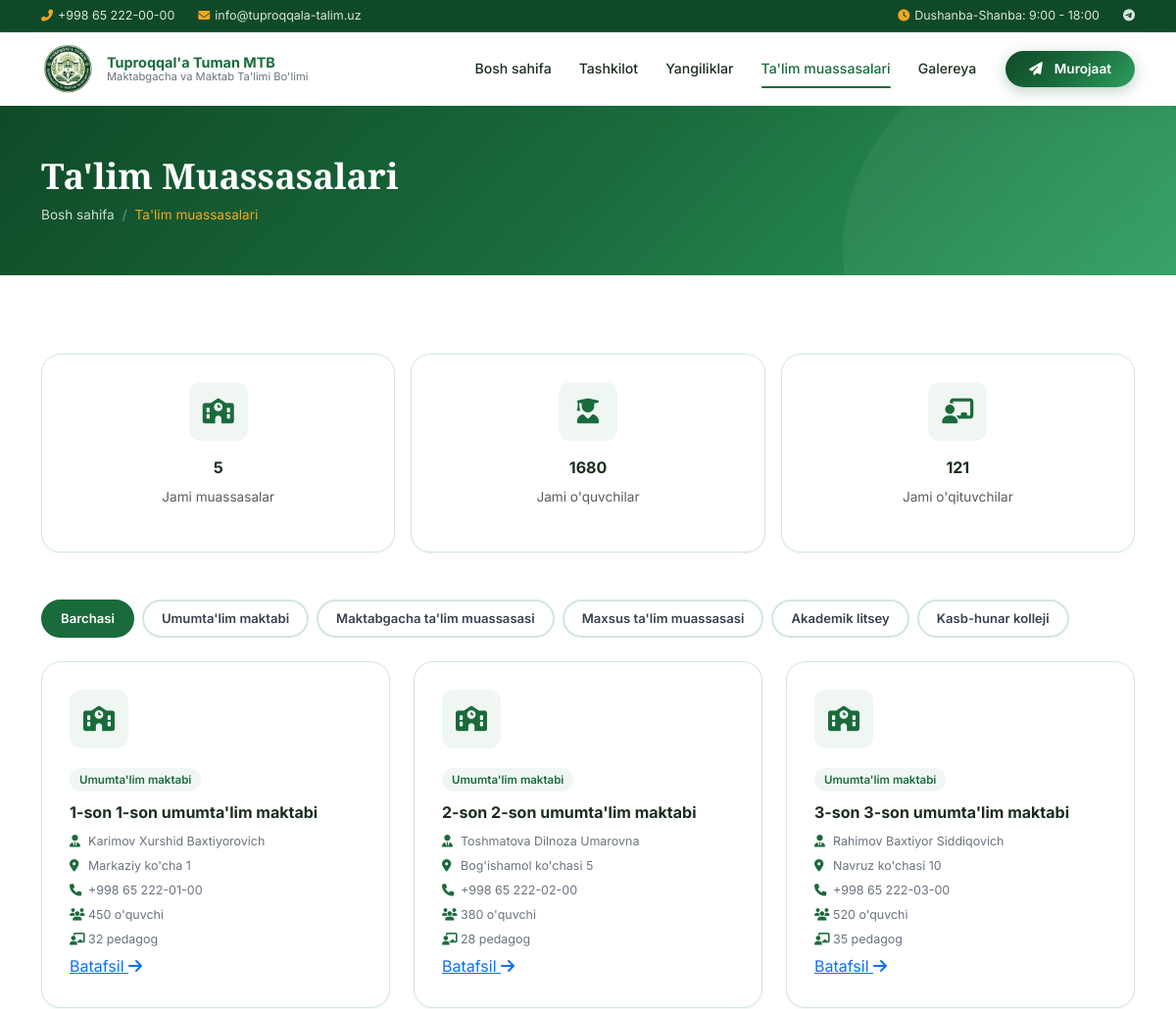
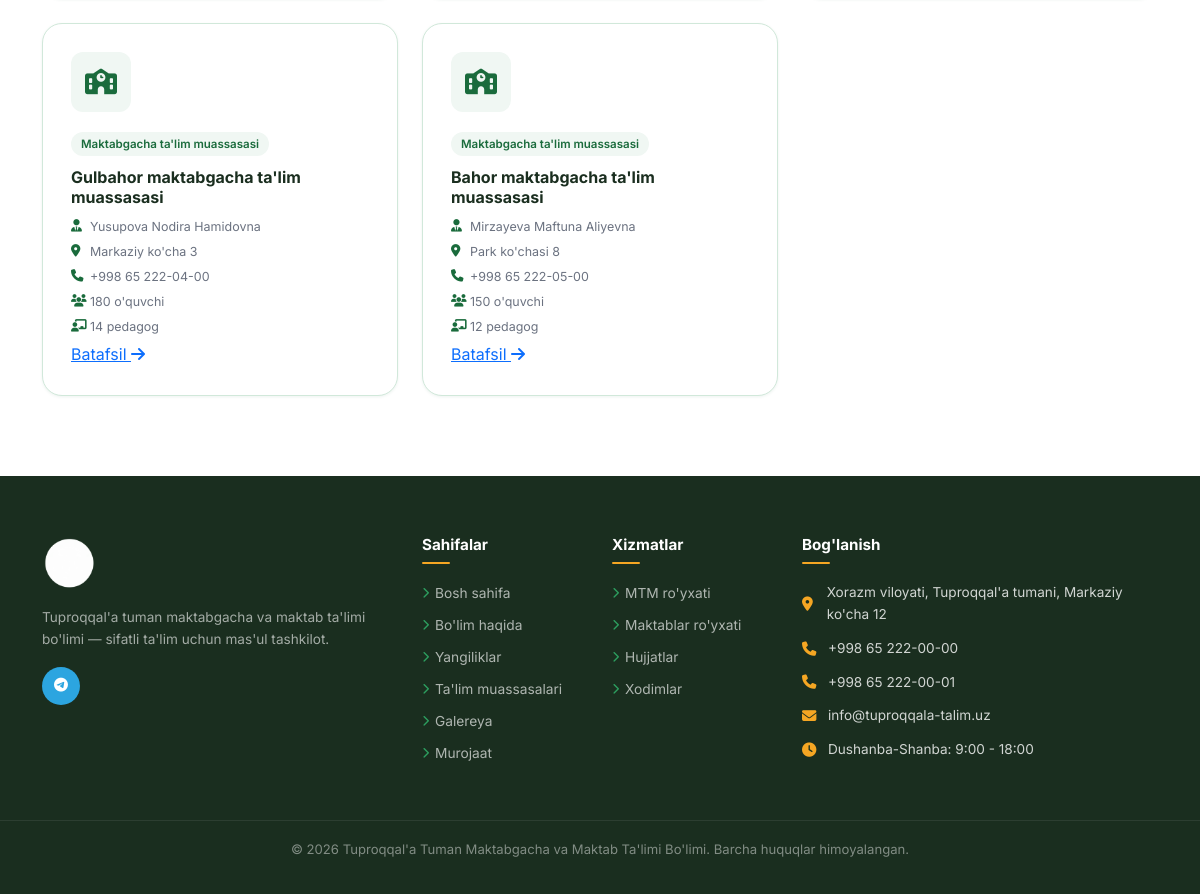
Page /maktablar/ on the committed database (2 pictures, top to bottom).
### main/models.py (models this page shows, shortened)
class SiteSettings(models.Model):
    organization_name = models.CharField("Tashkilot nomi", max_length=200, default="Tuproqqal'a Tuman MTB")
    organization_full_name = models.CharField("To'liq nomi", max_length=500, default="Tuproqqal'a Tuman Maktabgacha va Maktab Ta\'limi Bo\'limi")
    address = models.CharField("Manzil", max_length=300, default="Qashqadaryo viloyati, Tuproqqal'a tumani")
    phone = models.CharField("Telefon", max_length=20, default="+998 65 000-00-00")
    phone2 = models.CharField("Telefon 2", max_length=20, blank=True)
    email = models.EmailField("Email", default="info@tuproqqala-talim.uz")
    working_hours = models.CharField("Ish vaqti", max_length=100, default="Dushanba-Juma: 9:00 - 18:00")
    about_text = RichTextField("Haqida ma'lumot", blank=True)
    telegram = models.URLField("Telegram", blank=True)
    facebook = models.URLField("Facebook", blank=True)
    instagram = models.URLField("Instagram", blank=True)
    youtube = models.URLField("YouTube", blank=True)
    class Meta:
        verbose_name = "Sayt sozlamalari"
        verbose_name_plural = "Sayt sozlamalari"

### schools/models.py (models this page shows, shortened)
class School(models.Model):
    TYPE_CHOICES = [
        ('maktab', 'Umumta\'lim maktabi'),
        ('maktabgacha', 'Maktabgacha ta\'lim muassasasi'),
        ('maxsus', 'Maxsus ta\'lim muassasasi'),
        ('litsey', 'Akademik litsey'),
        ('kasb', 'Kasb-hunar kolleji'),
    ]
    name = models.CharField("Maktab nomi", max_length=300)
    school_type = models.CharField("Turi", max_length=30, choices=TYPE_CHOICES, default='maktab')
    number = models.CharField("Tartib raqami", max_length=20, blank=True)
    address = models.CharField("Manzil", max_length=300)
    phone = models.CharField("Telefon", max_length=50, blank=True)
    email = models.EmailField("Email", blank=True)
    director_name = models.CharField("Direktor F.I.Sh.", max_length=200, blank=True)
    director_phone = models.CharField("Direktor telefoni", max_length=50, blank=True)
    student_count = models.PositiveIntegerField("O'quvchilar soni", default=0)
    teacher_count = models.PositiveIntegerField("O'qituvchilar soni", default=0)
    image = models.ImageField("Rasm", upload_to='schools/', blank=True, null=True)
    description = RichTextUploadingField("Tavsif", blank=True)
    founded_year = models.PositiveIntegerField("Ta'sis yili", blank=True, null=True)
    is_active = models.BooleanField("Faol", default=True)
    created_at = models.DateTimeField(auto_now_add=True)
    class Meta:
        verbose_name = "Ta'lim muassasasi"
        verbose_name_plural = "Ta'lim muassasalari"
        ordering = ['school_type', 'number']
    def get_absolute_url(self):
        from django.urls import reverse
        return reverse('schools:detail', kwargs={'pk': self.pk})

### schools/views.py (the view)
# urls.py: path('', views.school_list, name='list'),
def school_list(request):
    school_type = request.GET.get('type', '')
    qs = School.objects.filter(is_active=True)
    if school_type:
        qs = qs.filter(school_type=school_type)
    context = {
        'settings': SiteSettings.objects.first(),
        'schools': qs,
        'selected_type': school_type,
        'type_choices': School.TYPE_CHOICES,
        'total_students': sum(s.student_count for s in School.objects.filter(is_active=True)),
        'total_teachers': sum(s.teacher_count for s in School.objects.filter(is_active=True)),
    }
    return render(request, 'schools/list.html', context)

### templates/schools/list.html (shortened to what this page needs)
{% extends 'base.html' %}
{% load static %}
{% block content %}
<div class="page-header">
    <div class="container">
        <h1 data-aos="fade-up">Ta'lim Muassasalari</h1>
        <nav aria-label="breadcrumb" data-aos="fade-up" data-aos-delay="100">
            <ol class="breadcrumb mt-2">
                <li class="breadcrumb-item"><a href="{% url 'main:index' %}">Bosh sahifa</a></li>
                <li class="breadcrumb-item active">Ta'lim muassasalari</li>
            </ol>
        </nav>
    </div>
</div>
<section class="section section-white">
    <div class="container">
        <div class="row g-3 mb-5">
            <div class="col-md-4" data-aos="fade-up">
                <div class="school-card text-center">
                    <div class="school-icon mx-auto"><i class="fas fa-school"></i></div>
                    <h5>{{ schools|length }}</h5>
                    <p class="text-muted" style="font-size:0.85rem;">Jami muassasalar</p>
                </div>
            </div>
            <div class="col-md-4" data-aos="fade-up" data-aos-delay="100">
                <div class="school-card text-center">
                    <div class="school-icon mx-auto"><i class="fas fa-user-graduate"></i></div>
                    <h5>{{ total_students|default:"0" }}</h5>
                    <p class="text-muted" style="font-size:0.85rem;">Jami o'quvchilar</p>
                </div>
            </div>
            <div class="col-md-4" data-aos="fade-up" data-aos-delay="200">
                <div class="school-card text-center">
                    <div class="school-icon mx-auto"><i class="fas fa-chalkboard-teacher"></i></div>
                    <h5>{{ total_teachers|default:"0" }}</h5>
                    <p class="text-muted" style="font-size:0.85rem;">Jami o'qituvchilar</p>
                </div>
            </div>
        </div>
        <div class="d-flex flex-wrap gap-2 mb-4" data-aos="fade-up">
            <a href="{% url 'schools:list' %}"
                class="filter-tag {% if not selected_type %}active{% endif %}">Barchasi</a>
            {% for val, name in type_choices %}
            <a href="?type={{ val }}" class="filter-tag {% if selected_type == val %}active{% endif %}">{{ name }}</a>
            {% endfor %}
        </div>
        <div class="row g-4">
            {% if schools %}
            {% for school in schools %}
            <div class="col-md-6 col-lg-4" data-aos="fade-up" data-aos-delay="{{ forloop.counter0 }}0">
                <div class="school-card h-100">
                    {% if school.image %}
                    <img src="{{ school.image.url }}" alt="{{ school.name }}" class="img-fluid rounded-2 mb-3"
                        style="height:160px;width:100%;object-fit:cover;">
                    {% else %}
                    <div class="school-icon"><i class="fas fa-school"></i></div>
                    {% endif %}
                    <span class="school-type-badge">{{ school.get_school_type_display }}</span>
                    <h5>{% if school.number %}{{ school.number }}-son {% endif %}{{ school.name }}</h5>
                    <div class="school-meta">
                        {% if school.director_name %}
                        <span><i class="fas fa-user-tie"></i>{{ school.director_name }}</span>
                        {% endif %}
                        <span><i class="fas fa-map-marker-alt"></i>{{ school.address }}</span>
                        {% if school.phone %}
                        <span><i class="fas fa-phone"></i>{{ school.phone }}</span>
                        {% endif %}
                        {% if school.student_count %}
                        <span><i class="fas fa-users"></i>{{ school.student_count }} o'quvchi</span>
                        {% endif %}
                        {% if school.teacher_count %}
                        <span><i class="fas fa-chalkboard-teacher"></i>{{ school.teacher_count }} pedagog</span>
                        {% endif %}
                    </div>
                    <a href="{{ school.get_absolute_url }}" class="read-more mt-3">
                        Batafsil <i class="fas fa-arrow-right"></i>
                    </a>
                </div>
            </div>
            {% endfor %}
            {% else %}
            <div class="col-12 text-center py-5">
                <i class="fas fa-school fa-4x text-muted mb-3 d-block" style="opacity:0.3;"></i>
                <h5 class="text-muted">Muassasalar topilmadi</h5>
            </div>
            {% endif %}
        </div>
    </div>
</section>
{% endblock %}

### templates/base.html (shortened to what this page needs)
{% load static %}
<!DOCTYPE html>
<html lang="uz">
<head>
  <link href="https://cdn.jsdelivr.net/npm/bootstrap@5.3.2/dist/css/bootstrap.min.css" rel="stylesheet">
  <link href="https://cdnjs.cloudflare.com/ajax/libs/font-awesome/6.5.0/css/all.min.css" rel="stylesheet">
  <link href="https://unpkg.com/aos@2.3.4/dist/aos.css" rel="stylesheet">
  <link rel="stylesheet" href="https://cdn.jsdelivr.net/npm/@fancyapps/ui@5.0/dist/fancybox/fancybox.css"/>
  <link rel="stylesheet" href="{% static 'css/style.css' %}">
</head>
<body>
<div class="topbar d-none d-md-block">
  <div class="container">
    <div class="d-flex justify-content-between align-items-center py-0">
      <div class="d-flex gap-4">
        <span class="top-item"><i class="fas fa-phone-alt"></i>{% if settings %}{{ settings.phone }}{% else %}+998 65 000-00-00{% endif %}</span>
        <span class="top-item"><i class="fas fa-envelope"></i>{% if settings %}{{ settings.email }}{% else %}info@tuproqqala-talim.uz{% endif %}</span>
      </div>
      <div class="d-flex gap-4">
        <span class="top-item"><i class="fas fa-clock"></i>{% if settings %}{{ settings.working_hours }}{% else %}Dushanba-Juma: 9:00 - 18:00{% endif %}</span>
        <div class="d-flex gap-2">
          {% if settings and settings.telegram %}<a href="{{ settings.telegram }}" target="_blank"><i class="fab fa-telegram"></i></a>{% endif %}
        </div>
      </div>
    </div>
  </div>
</div>
<nav class="navbar navbar-expand-lg" id="mainNavbar">
  <div class="container">
    <a class="navbar-brand" href="{% url 'main:index' %}">
      <img src="{% static 'images/logo.png' %}" alt="Logo">
      <div class="brand-text">
        <span class="brand-name">Tuproqqal'a Tuman MTB</span>
        <span class="brand-subtitle">Maktabgacha va Maktab Ta'limi Bo'limi</span>
      </div>
    </a>
    <div class="collapse navbar-collapse" id="navMenu">
      <ul class="navbar-nav ms-auto align-items-lg-center">
        <li class="nav-item">
          <a class="nav-link {% if request.resolver_match.url_name == 'index' %}active{% endif %}" href="{% url 'main:index' %}">
            Bosh sahifa
          </a>
        </li>
        <li class="nav-item dropdown">
          <a class="nav-link dropdown-toggle" href="#" data-bs-toggle="dropdown">
            Tashkilot
          </a>
        </li>
        <li class="nav-item">
          <a class="nav-link {% if 'yangiliklar' in request.path %}active{% endif %}" href="{% url 'news:list' %}">
            Yangiliklar
          </a>
        </li>
        <li class="nav-item">
          <a class="nav-link {% if 'maktablar' in request.path %}active{% endif %}" href="{% url 'schools:list' %}">
            Ta'lim muassasalari
          </a>
        </li>
        <li class="nav-item">
          <a class="nav-link {% if 'galereya' in request.path %}active{% endif %}" href="{% url 'gallery:gallery' %}">
            Galereya
          </a>
        </li>
        <li class="nav-item ms-lg-3">
          <a class="btn-green py-2 px-4 rounded-pill" href="{% url 'contacts:contact' %}" style="font-size:0.85rem;font-weight:600;text-decoration:none;">
            <i class="fas fa-paper-plane me-1"></i>Murojaat
          </a>
        </li>
      </ul>
    </div>
  </div>
</nav>
{% block content %}{% endblock %}
<footer class="footer">
  <div class="container">
    <div class="row g-4">
      <div class="col-lg-4">
        <div class="footer-brand">
          <img src="{% static 'images/logo.png' %}" alt="Logo" height="60">
          <p class="mt-3">Tuproqqal'a tuman maktabgacha va maktab ta'limi bo'limi — sifatli ta'lim uchun mas'ul tashkilot.</p>
        </div>
        <div class="footer-social">
          {% if settings and settings.telegram %}<a href="{{ settings.telegram }}" class="social-btn tg" target="_blank"><i class="fab fa-telegram"></i></a>{% endif %}
        </div>
      </div>
      <div class="col-lg-2 col-md-4">
        <h6>Sahifalar</h6>
        <ul class="footer-links">
          <li><a href="{% url 'main:index' %}"><i class="fas fa-chevron-right"></i>Bosh sahifa</a></li>
          <li><a href="{% url 'main:about' %}"><i class="fas fa-chevron-right"></i>Bo'lim haqida</a></li>
          <li><a href="{% url 'news:list' %}"><i class="fas fa-chevron-right"></i>Yangiliklar</a></li>
          <li><a href="{% url 'schools:list' %}"><i class="fas fa-chevron-right"></i>Ta'lim muassasalari</a></li>
          <li><a href="{% url 'gallery:gallery' %}"><i class="fas fa-chevron-right"></i>Galereya</a></li>
          <li><a href="{% url 'contacts:contact' %}"><i class="fas fa-chevron-right"></i>Murojaat</a></li>
        </ul>
      </div>
      <div class="col-lg-2 col-md-4">
        <h6>Xizmatlar</h6>
        <ul class="footer-links">
          <li><a href="{% url 'schools:list' %}?type=maktabgacha"><i class="fas fa-chevron-right"></i>MTM ro'yxati</a></li>
          <li><a href="{% url 'schools:list' %}?type=maktab"><i class="fas fa-chevron-right"></i>Maktablar ro'yxati</a></li>
          <li><a href="{% url 'main:documents' %}"><i class="fas fa-chevron-right"></i>Hujjatlar</a></li>
          <li><a href="{% url 'staff:list' %}"><i class="fas fa-chevron-right"></i>Xodimlar</a></li>
        </ul>
      </div>
      <div class="col-lg-4 col-md-4">
        <h6>Bog'lanish</h6>
        <div class="footer-contact-item">
          <i class="fas fa-map-marker-alt"></i>
          <span>{% if settings %}{{ settings.address }}{% else %}Qashqadaryo viloyati, Tuproqqal'a tumani{% endif %}</span>
        </div>
        <div class="footer-contact-item">
          <i class="fas fa-phone"></i>
          <a href="tel:{% if settings %}{{ settings.phone }}{% endif %}" style="color:rgba(255,255,255,0.8);text-decoration:none;">
            {% if settings %}{{ settings.phone }}{% else %}+998 65 000-00-00{% endif %}
          </a>
        </div>
        {% if settings and settings.phone2 %}
        <div class="footer-contact-item">
          <i class="fas fa-phone"></i>
          <a href="tel:{{ settings.phone2 }}" style="color:rgba(255,255,255,0.8);text-decoration:none;">{{ settings.phone2 }}</a>
        </div>
        {% endif %}
        <div class="footer-contact-item">
          <i class="fas fa-envelope"></i>
          <a href="mailto:{% if settings %}{{ settings.email }}{% endif %}" style="color:rgba(255,255,255,0.8);text-decoration:none;">
            {% if settings %}{{ settings.email }}{% else %}info@tuproqqala-talim.uz{% endif %}
          </a>
        </div>
        <div class="footer-contact-item">
          <i class="fas fa-clock"></i>
          <span>{% if settings %}{{ settings.working_hours }}{% else %}Dushanba-Juma: 9:00-18:00{% endif %}</span>
        </div>
      </div>
    </div>
  </div>
  <div class="footer-bottom">
    <div class="container">
      <p>© {% now "Y" %} Tuproqqal'a Tuman Maktabgacha va Maktab Ta'limi Bo'limi. Barcha huquqlar himoyalangan.</p>
    </div>
  </div>
</footer>
</body>
</html>

### rows in the picture
SiteSettings: phone "+998 65 222-00-00", email "info@tuproqqala-talim.uz", working_hours "Dushanba-Shanba: 9:00 - 18:00", address "Xorazm viloyati, Tuproqqal'a tumani, Markaziy ko'cha 12", phone2 "+998 65 222-00-01"
School: school_type "Umumta'lim maktabi", number "1", name "1-son umumta'lim maktabi", director_name "Karimov Xurshid Baxtiyorovich", address "Markaziy ko'cha 1", phone "+998 65 222-01-00", student_count "450", teacher_count "32"
School: school_type "Umumta'lim maktabi", number "2", name "2-son umumta'lim maktabi", director_name "Toshmatova Dilnoza Umarovna", address "Bog'ishamol ko'chasi 5", phone "+998 65 222-02-00", student_count "380", teacher_count "28"
School: school_type "Umumta'lim maktabi", number "3", name "3-son umumta'lim maktabi", director_name "Rahimov Baxtiyor Siddiqovich", address "Navruz ko'chasi 10", phone "+998 65 222-03-00", student_count "520", teacher_count "35"
School: school_type "Maktabgacha ta'lim muassasasi", name "Gulbahor maktabgacha ta'lim muassasasi", director_name "Yusupova Nodira Hamidovna", address "Markaziy ko'cha 3", phone "+998 65 222-04-00", student_count "180", teacher_count "14"
School: school_type "Maktabgacha ta'lim muassasasi", name "Bahor maktabgacha ta'lim muassasasi", director_name "Mirzayeva Maftuna Aliyevna", address "Park ko'chasi 8", phone "+998 65 222-05-00", student_count "150", teacher_count "12"

### other values in the picture
{{ schools|length }} "5"
{{ total_students|default:"0" }} "1680"
{{ total_teachers|default:"0" }} "121"
{{ name }} "Umumta'lim maktabi" "Maktabgacha ta'lim muassasasi" "Maxsus ta'lim muassasasi" "Akademik litsey" "Kasb-hunar kolleji"
